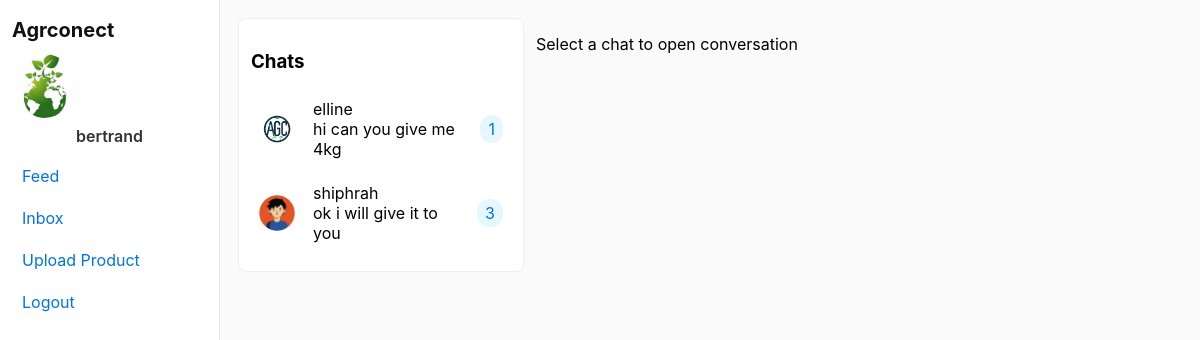
The page /inbox (signed in) on the database its author committed.
### app.py (models this page shows, shortened)
class User(db.Model, UserMixin):
    id = db.Column(db.Integer, primary_key=True)
    username = db.Column(db.String(120), nullable=False)
    email = db.Column(db.String(200), unique=True, nullable=False)
    password = db.Column(db.String(255), nullable=False)
    role = db.Column(db.String(20), nullable=False)  # 'seller' | 'customer' | 'admin'
    profile_pic = db.Column(db.String(300), default='default.png')
    created_at = db.Column(db.DateTime, default=datetime.utcnow)  # <-- added
    products = db.relationship('Product', backref='seller', lazy=True)
    comments = db.relationship('Comment', backref='user', lazy=True)
    messages_sent = db.relationship('Message', foreign_keys='Message.sender_id', backref='sender', lazy=True)
    messages_received = db.relationship('Message', foreign_keys='Message.receiver_id', backref='receiver', lazy=True)

class Message(db.Model):
    id = db.Column(db.Integer, primary_key=True)
    text = db.Column(db.Text, nullable=False)
    sender_id = db.Column(db.Integer, db.ForeignKey('user.id'), nullable=False)
    receiver_id = db.Column(db.Integer, db.ForeignKey('user.id'), nullable=False)
    product_id = db.Column(db.Integer, db.ForeignKey('product.id'), nullable=True)
    created_at = db.Column(db.DateTime, default=datetime.utcnow)

### app.py (the view)
@app.route('/inbox')
@login_required
def inbox():
    partners = {}
    msgs = Message.query.filter(
        (Message.sender_id == current_user.id) | (Message.receiver_id == current_user.id)
    ).order_by(Message.created_at.desc()).all()
    for m in msgs:
        partner_id = m.receiver_id if m.sender_id == current_user.id else m.sender_id
        if partner_id not in partners:
            partners[partner_id] = {'last': m, 'count': 0}
        partners[partner_id]['count'] += 1
    partner_users = []
    for pid, info in partners.items():
        u = User.query.get(pid)
        if u:
            partner_users.append({'user': u, 'last': info['last'], 'count': info['count']})
    return render_template('inbox.html', partners=partner_users)

### app.py (called while the page is built)
@app.before_request
def ensure_db():
    if not hasattr(app, 'db_ready'):
        db.create_all()
        admin_email = "ibpro2x@gmail.com"
        admin = User.query.filter_by(email=admin_email).first()
        if not admin:
            admin = User(username="Agrconect Administrator", email=admin_email, role="admin")
            admin.set_password("agrconect.admin")
            db.session.add(admin)
            db.session.commit()
        app.db_ready = True

@login_manager.user_loader
def load_user(user_id):
    return User.query.get(int(user_id))

### templates/inbox.html
{% extends 'base.html' %}
{% block content %}
<div class="dm-layout">
  <aside class="dm-list">
    <h3>Chats</h3>
    {% for p in partners %}
      <a class="dm-item" href="{{ url_for('conversation', partner_id=p.user.id) }}">
        <img src="{{ url_for('uploads', filename=p.user.profile_pic) }}" class="mini-avatar">
        <div class="dm-meta">
          <div class="dm-name">{{ p.user.username }}</div>
          <div class="dm-last">{{ p.last.text[:40] }}</div>
        </div>
        <div class="dm-count">{{ p.count }}</div>
      </a>
    {% endfor %}
  </aside>
  <section class="dm-empty">
    <p>Select a chat to open conversation</p>
  </section>
</div>
{% endblock %}

### templates/base.html (shortened to what this page needs)
<!doctype html>
<html>
<head>
  <link rel="stylesheet" href="{{ url_for('static', filename='css/style.css') }}">
</head>
<body>
  <div class="app">
    <aside class="sidebar">
      <div class="sidebar-top">
        <a href="{{ url_for('index') }}" class="brand">Agrconect</a>
      </div>
      {% if current_user.is_authenticated %}
      <div class="profile">
        <img src="{{ url_for('uploads', filename=current_user.profile_pic) }}" class="sidebar-avatar">
        <div class="profile-name">{{ current_user.username }}</div>
      </div>
      <nav class="menu">
        <a href="{{ url_for('dashboard') }}">Feed</a>
        <a href="{{ url_for('inbox') }}">Inbox</a>
        {% if current_user.role == 'seller' %}
        <a href="{{ url_for('upload') }}">Upload Product</a>
        {% endif %}
        <a href="{{ url_for('logout') }}">Logout</a>
      </nav>
      {% endif %}
    </aside>
    <main class="main">
      {% block content %}{% endblock %}
    </main>
  </div>
</body>
</html>

### static/css/style.css (style rules this page uses)
body { font-family: -apple-system, BlinkMacSystemFont, "Segoe UI", Roboto, Arial; background:#fafafa; margin:0; }
.app { display:flex; min-height:100vh; }
.sidebar { width:220px; background:#fff; border-right:1px solid #e6e6e6; padding:18px 12px; box-sizing:border-box; }
.brand { font-weight:700; font-size:20px; text-decoration:none; color:#111; display:block; margin-bottom:12px; }
.sidebar-avatar { width:64px; height:64px; border-radius:50%; object-fit:cover; display:block; margin-bottom:8px; }
.profile { text-align:center; margin-bottom:12px; }
.profile-name { font-weight:600; color:#333; }
.menu a { display:block; padding:8px 10px; color:#0073e6; text-decoration:none; border-radius:6px; margin-bottom:6px; }
.main { flex:1; padding:18px; box-sizing:border-box; }
.mini-avatar { width:36px; height:36px; border-radius:50%; object-fit:cover; margin-right:8px; }
.dm-layout { display:flex; gap:12px; align-items:flex-start; }
.dm-list { width:260px; background:#fff; padding:12px; border-radius:8px; border:1px solid #eee; }
.dm-item { display:flex; gap:10px; align-items:center; padding:8px; text-decoration:none; color:inherit; border-radius:6px; margin-bottom:8px; }
.dm-meta { flex:1; }
.dm-count { background:#e6f7ff; padding:4px 8px; border-radius:12px; color:#0073e6; }

### rows shown on the page
User: profile_pic (picture), username "bertrand"
User: profile_pic (picture), user.username "elline"
Message: last "hi can you give me 4kg"
User: profile_pic (placeholder picture), user.username "shiphrah"
Message: last "ok i will give it to you"

### other values the page prints
{{ p.count }} "1" "3"
